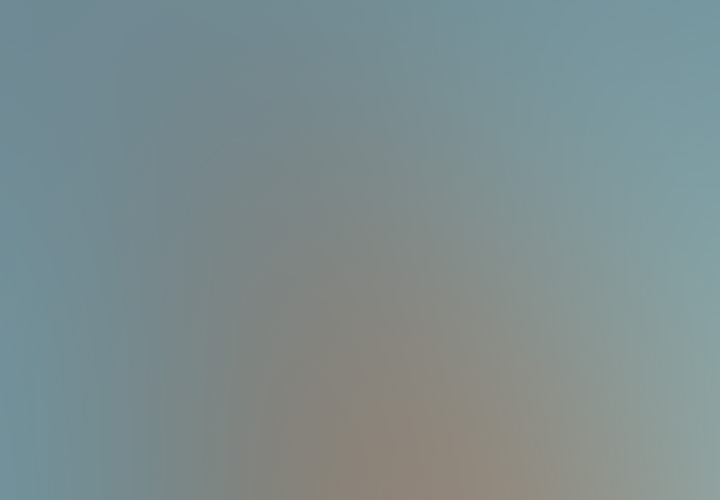
#> input picture images/gallery/fulls/01.jpg, 720 x 500 px; its folder holds 4 pictures in this run
$ python resize.py
#> lines starting #> are read from the running program, lines starting #| are printed output that depends on the picture
import cv2
import os
path = 'images/gallery/fulls/'
out_path = 'images/gallery/thumbs/'
size = (128,128)
files = os.listdir(path)
for f in files:
    pic = cv2.imread(path + f)
#> pic is the input picture: shape (500, 720, 3); mean B, G, R 143.1, 141.4, 125.3
    pic = cv2.resize(pic, size, cv2.INTER_CUBIC)
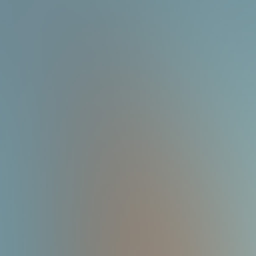
#> pic: shape (128, 128, 3) (shown 2 times larger); mean B, G, R 143.1, 141.4, 125.3
    cv2.imwrite(out_path + f, pic)
#> pass 2 of the loop `for f in files:`:
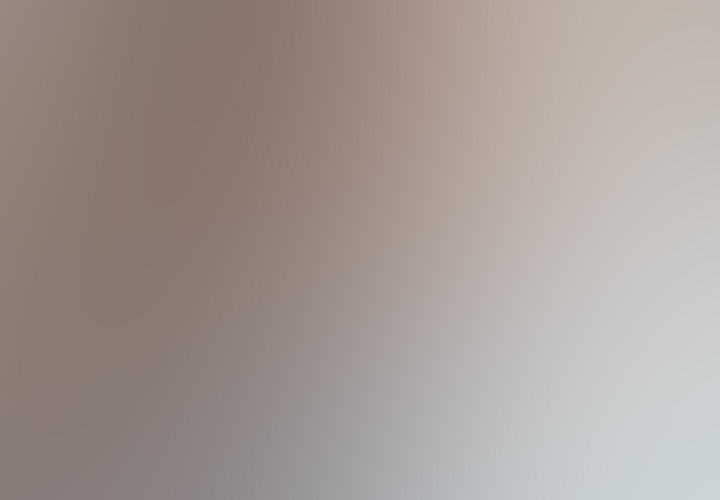
#> input picture images/gallery/fulls/02.jpg, 720 x 500 px
#> pic is the input picture: shape (500, 720, 3); mean B, G, R 148.1, 153.7, 164.2
#> `pic = cv2.resize(pic, size, cv2.INTER_CUBIC)`:
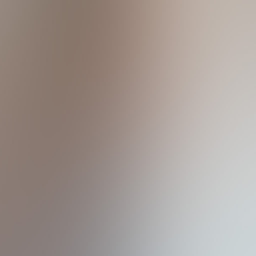
#> pic: shape (128, 128, 3) (shown 2 times larger); mean B, G, R 148.1, 153.7, 164.1
#> pass 3 of the loop `for f in files:`:
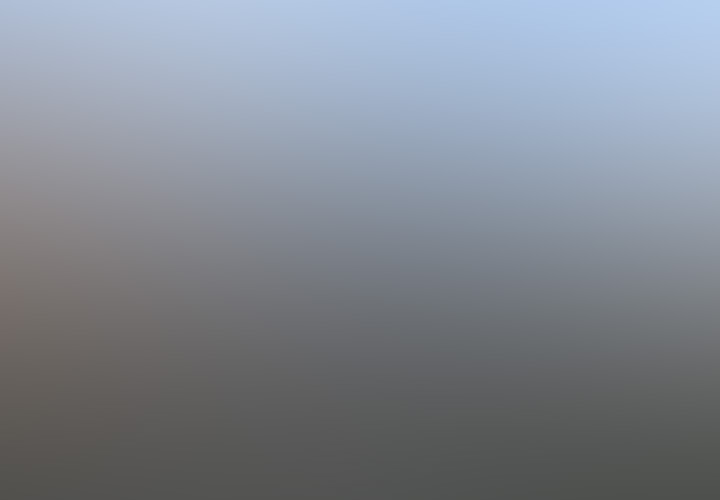
#> input picture images/gallery/fulls/03.jpg, 720 x 500 px
#> pic is the input picture: shape (500, 720, 3); mean B, G, R 144.9, 135.3, 128.9
#> `pic = cv2.resize(pic, size, cv2.INTER_CUBIC)`:
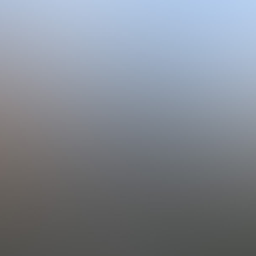
#> pic: shape (128, 128, 3) (shown 2 times larger); mean B, G, R 144.9, 135.3, 128.9
#> the loop made 4 passes; the first 3 are shown
